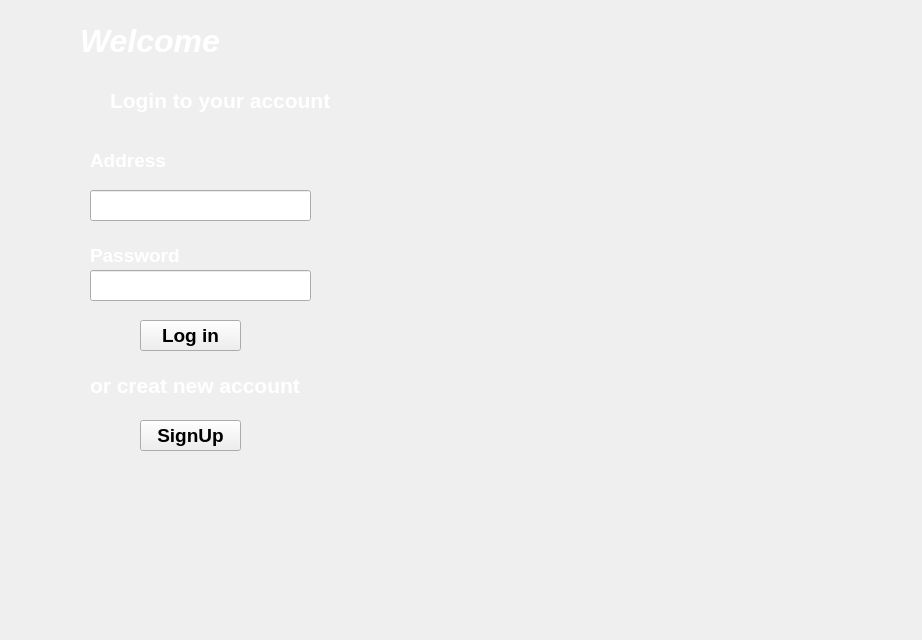
    <widget class="QWidget" name="Login">
     <widget class="QLineEdit" name="loginAddress">
      <property name="geometry">
       <rect>
        <x>90</x>
        <y>190</y>
        <width>221</width>
        <height>31</height>
       </rect>
      </property>
      <property name="styleSheet">
       <string notr="true">color: rgb(3, 3, 3);</string>
      </property>
     </widget>
     <widget class="QLabel" name="label_17">
      <property name="geometry">
       <rect>
        <x>580</x>
        <y>480</y>
        <width>91</width>
        <height>61</height>
       </rect>
      </property>
      <property name="styleSheet">
       <string notr="true">image: url(:/res/image/icons8-coins-96 (1).png);</string>
      </property>
      <property name="text">
       <string/>
      </property>
     </widget>
     <widget class="QLabel" name="label_14">
      <property name="geometry">
       <rect>
        <x>740</x>
        <y>330</y>
        <width>91</width>
        <height>61</height>
       </rect>
      </property>
      <property name="styleSheet">
       <string notr="true">image: url(:/res/image/icons8-coins-96 (1).png);</string>
      </property>
      <property name="text">
       <string/>
      </property>
     </widget>
     <widget class="QPushButton" name="pushButton_5">
      <property name="geometry">
       <rect>
        <x>140</x>
        <y>420</y>
        <width>101</width>
        <height>31</height>
       </rect>
      </property>
      <property name="font">
       <font>
        <pointsize>14</pointsize>
        <bold>true</bold>
       </font>
      </property>
      <property name="styleSheet">
       <string notr="true">color: rgb(0, 0, 0);</string>
      </property>
      <property name="text">
       <string>SignUp</string>
      </property>
     </widget>
     <widget class="QLabel" name="label_4">
      <property name="geometry">
       <rect>
        <x>80</x>
        <y>-10</y>
        <width>571</width>
        <height>101</height>
       </rect>
      </property>
      <property name="font">
       <font>
        <pointsize>24</pointsize>
        <italic>true</italic>
        <bold>true</bold>
       </font>
      </property>
      <property name="styleSheet">
       <string notr="true">color: rgb(255, 255, 255);</string>
      </property>
      <property name="text">
       <string>Welcome </string>
      </property>
     </widget>
     <widget class="QLabel" name="label_16">
      <property name="geometry">
       <rect>
        <x>750</x>
        <y>430</y>
        <width>91</width>
        <height>61</height>
       </rect>
      </property>
      <property name="styleSheet">
       <string notr="true">image: url(:/res/image/icons8-coins-96 (1).png);</string>
      </property>
      <property name="text">
       <string/>
      </property>
     </widget>
     <widget class="QLabel" name="label_5">
      <property name="geometry">
       <rect>
        <x>52</x>
        <y>-31</y>
        <width>861</width>
        <height>631</height>
       </rect>
      </property>
      <property name="styleSheet">
       <string notr="true">background-image: url(:/res/image/coins.jpeg);</string>
      </property>
      <property name="text">
       <string/>
      </property>
     </widget>
     <widget class="QLabel" name="label_7">
      <property name="geometry">
       <rect>
        <x>110</x>
        <y>80</y>
        <width>301</width>
        <height>41</height>
       </rect>
      </property>
      <property name="font">
       <font>
        <pointsize>16</pointsize>
        <bold>true</bold>
       </font>
      </property>
      <property name="styleSheet">
       <string notr="true">color: rgb(255, 255, 255);</string>
      </property>
      <property name="text">
       <string>Login to your account</string>
      </property>
     </widget>
     <widget class="QLineEdit" name="loginPassword">
      <property name="geometry">
       <rect>
        <x>90</x>
        <y>270</y>
        <width>221</width>
        <height>31</height>
       </rect>
      </property>
      <property name="styleSheet">
       <string notr="true">color: rgb(11, 11, 11);</string>
      </property>
      <property name="echoMode">
       <enum>QLineEdit::Password</enum>
      </property>
     </widget>
     <widget class="QPushButton" name="pushButton_3">
      <property name="geometry">
       <rect>
        <x>140</x>
        <y>320</y>
        <width>101</width>
        <height>31</height>
       </rect>
      </property>
      <property name="font">
       <font>
        <pointsize>14</pointsize>
        <bold>true</bold>
       </font>
      </property>
      <property name="styleSheet">
       <string notr="true">color: rgb(0, 0, 0);</string>
      </property>
      <property name="text">
       <string>Log in</string>
      </property>
     </widget>
     <widget class="QLabel" name="label_6">
      <property name="geometry">
       <rect>
        <x>90</x>
        <y>140</y>
        <width>121</width>
        <height>41</height>
       </rect>
      </property>
      <property name="font">
       <font>
        <pointsize>14</pointsize>
        <bold>true</bold>
       </font>
      </property>
      <property name="styleSheet">
       <string notr="true">color: rgb(255, 255, 255);</string>
      </property>
      <property name="text">
       <string>Address</string>
      </property>
     </widget>
     <widget class="QLabel" name="label_8">
      <property name="geometry">
       <rect>
        <x>90</x>
        <y>240</y>
        <width>141</width>
        <height>31</height>
       </rect>
      </property>
      <property name="font">
       <font>
        <pointsize>14</pointsize>
        <bold>true</bold>
       </font>
      </property>
      <property name="styleSheet">
       <string notr="true">color: rgb(255, 255, 255);</string>
      </property>
      <property name="text">
       <string>Password</string>
      </property>
     </widget>
     <widget class="QLabel" name="label_9">
      <property name="geometry">
       <rect>
        <x>90</x>
        <y>370</y>
        <width>271</width>
        <height>31</height>
       </rect>
      </property>
      <property name="font">
       <font>
        <pointsize>16</pointsize>
        <bold>true</bold>
       </font>
      </property>
      <property name="layoutDirection">
       <enum>Qt::LeftToRight</enum>
      </property>
      <property name="styleSheet">
       <string notr="true">color: rgb(255, 255, 255);</string>
      </property>
      <property name="text">
       <string>or creat new account</string>
      </property>
     </widget>
     <zorder>label_17</zorder>
     <zorder>label_14</zorder>
     <zorder>label_16</zorder>
     <zorder>label_5</zorder>
     <zorder>label_4</zorder>
     <zorder>label_6</zorder>
     <zorder>label_7</zorder>
     <zorder>label_8</zorder>
     <zorder>label_9</zorder>
     <zorder>loginAddress</zorder>
     <zorder>loginPassword</zorder>
     <zorder>pushButton_3</zorder>
     <zorder>pushButton_5</zorder>
    </widget>
